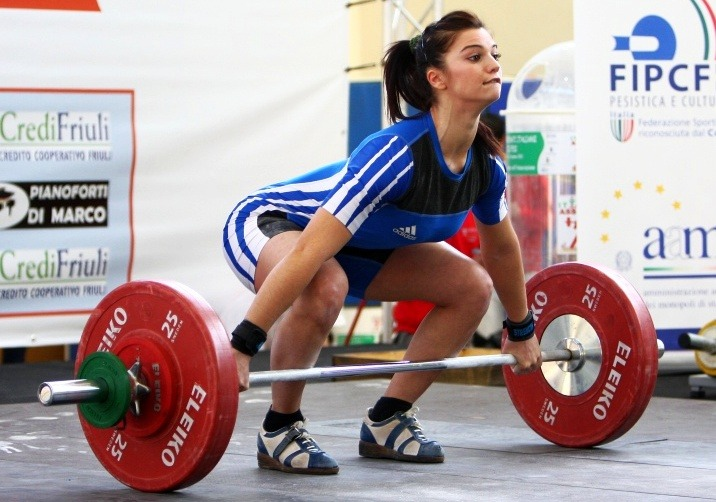
#> input picture 영상처리 튜토리얼/images/test.jpg, 716 x 502 px
$ python '10-1.이미지Thresholding.py'
#> lines starting #> are read from the running program, lines starting #| are printed output that depends on the picture; after the words box and inside, x2 and y2 are one past the last pixel; in counts of white or black regions, pixels touching at a corner belong together
import numpy as np
import cv2

img = cv2.imread('images/test.jpg',cv2.IMREAD_GRAYSCALE)
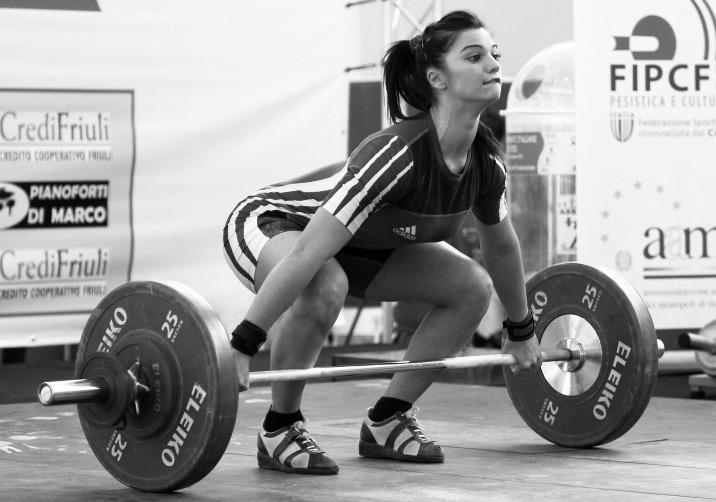
#> img: shape (502, 716); min 0, max 255, mean 157

ret,thr1 = cv2.threshold(img,127,255,cv2.THRESH_BINARY)
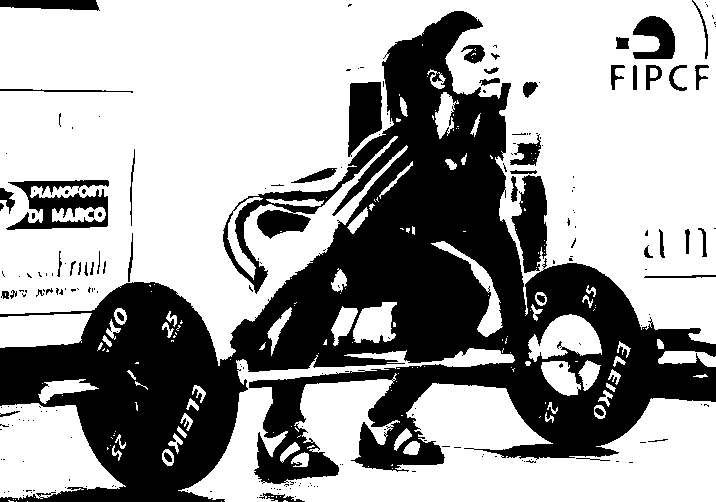
#> thr1: shape (502, 716); 63.6% white; 218 black regions (166 under 20 px), largest, box (x1, y1, x2, y2) and area: (0, 11, 716, 502) 117077, (6, 180, 109, 230) 2548, (511, 175, 547, 273) 2286
ret,thr2 = cv2.threshold(img,127,255,cv2.THRESH_BINARY_INV)
ret,thr3 = cv2.threshold(img,127,255,cv2.THRESH_TRUNC)
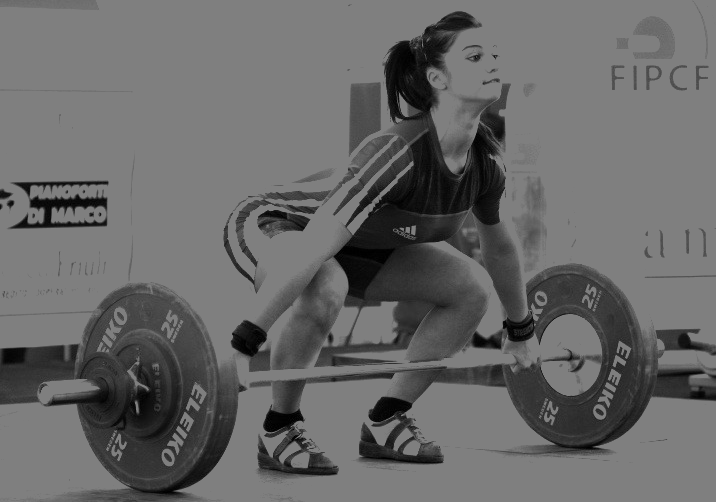
#> thr3: shape (502, 716); min 0, max 127, mean 103.8
ret,thr4 = cv2.threshold(img,127,255,cv2.THRESH_TOZERO)
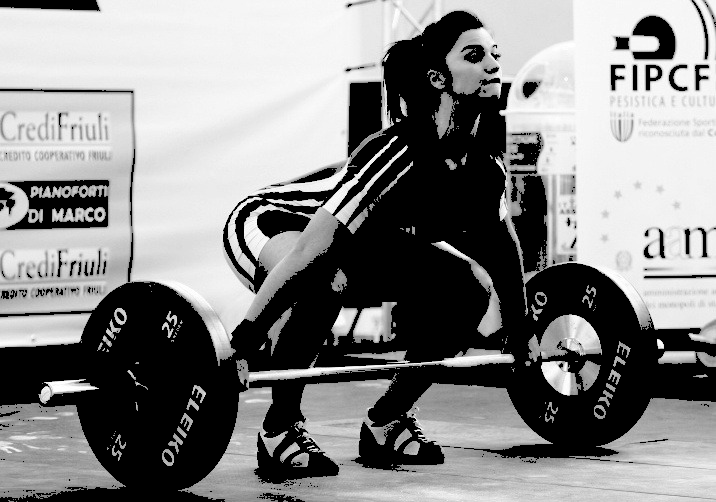
#> thr4: shape (502, 716); min 0, max 255, mean 134
ret,thr5 = cv2.threshold(img,127,255,cv2.THRESH_TOZERO_INV)
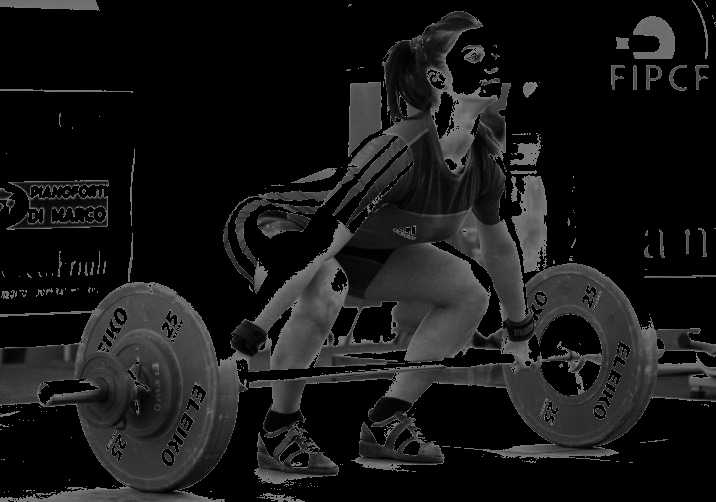
#> thr5: shape (502, 716); min 0, max 127, mean 23

cv2.imshow('original',img)
cv2.imshow('BINARY',thr1)
cv2.imshow('BINARY_INV',thr2)
cv2.imshow('TRUNC',thr3)
cv2.imshow('TOZERO',thr4)
cv2.imshow('TOZERO_INV',thr5)

cv2.waitKey(0)
cv2.destroyAllWindows()

$ run again, with 영상처리 튜토리얼/images/face.jpg copied over 영상처리 튜토리얼/images/test.jpg
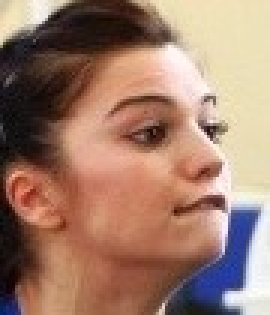
#> input picture 영상처리 튜토리얼/images/face.jpg, 90 x 105 px (shown 3 times larger)
#> `ret,thr1 = cv2.threshold(img,127,255,cv2.THRESH_BINARY)`:
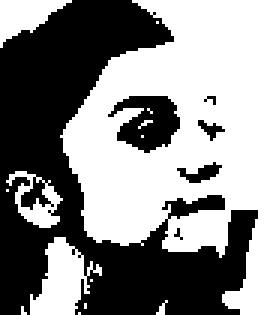
#> thr1: shape (105, 90) (shown 3 times larger); 53.4% white; 6 black regions (2 under 20 px), largest, box (x1, y1, x2, y2) and area: (0, 0, 86, 105) 4036, (36, 32, 60, 51) 282, (59, 54, 74, 61) 50, (66, 40, 75, 47) 26
#> `ret,thr5 = cv2.threshold(img,127,255,cv2.THRESH_TOZERO_INV)`:
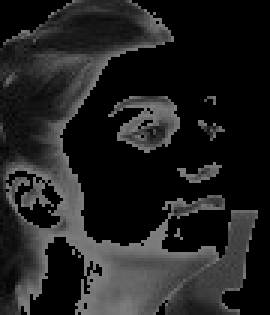
#> thr5: shape (105, 90) (shown 3 times larger); min 0, max 127, mean 32.7

$ run again, with 영상처리 튜토리얼/images/earth.PNG saved as 영상처리 튜토리얼/images/test.jpg
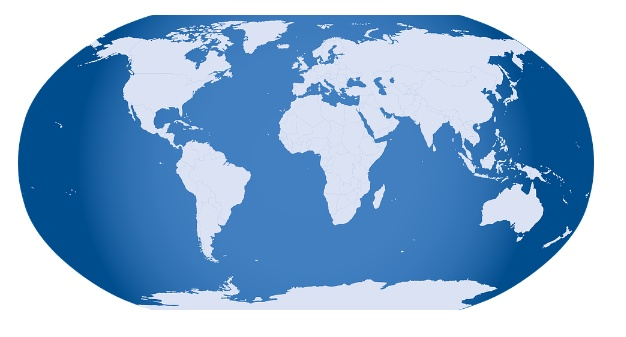
#> input picture 영상처리 튜토리얼/images/earth.PNG, 626 x 337 px
#> `ret,thr1 = cv2.threshold(img,127,255,cv2.THRESH_BINARY)`:
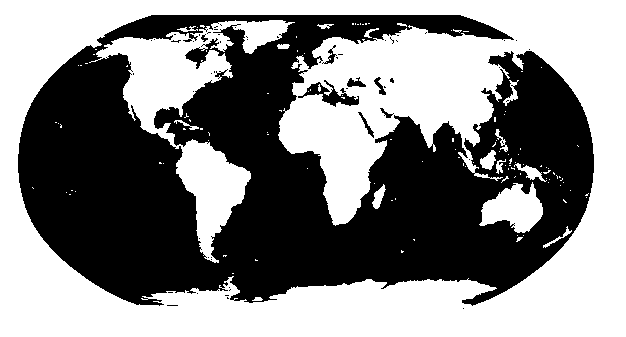
#> thr1: shape (337, 626); 52.1% white; 57 black regions (49 under 20 px), largest, box (x1, y1, x2, y2) and area: (18, 15, 594, 306) 99935, (298, 80, 359, 107) 569, (347, 77, 366, 87) 107
#> `ret,thr5 = cv2.threshold(img,127,255,cv2.THRESH_TOZERO_INV)`:
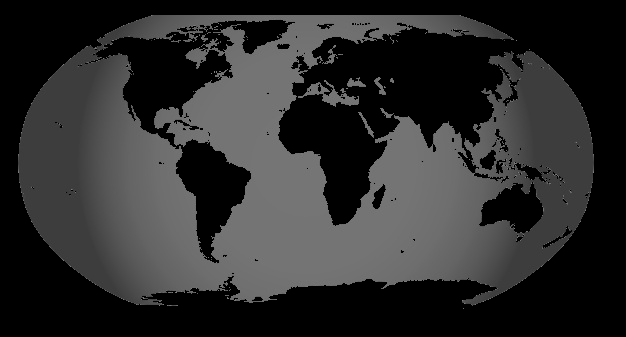
#> thr5: shape (337, 626); min 0, max 127, mean 45.2
